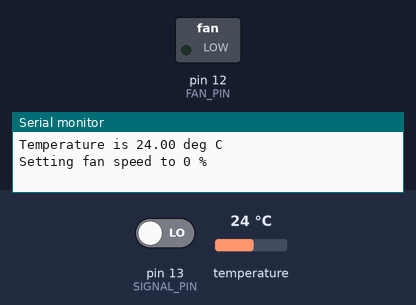
A sketch run on a simulated Arduino Uno, built with avr-gcc and run on an emulated ATmega328P. Shown: switched loads named in the sketch (green lamp = pin HIGH), the last lines printed to the serial monitor. Inputs (shaded band) come from the test bench; at power-on: temperature 24 °C, pin 13 (SIGNAL_PIN) LOW.

Above: at 1.2 s.
1.3 s: temperature set to 29.7 °C
15.3 s: temperature set to 31.1 °C
At 25.2 s:
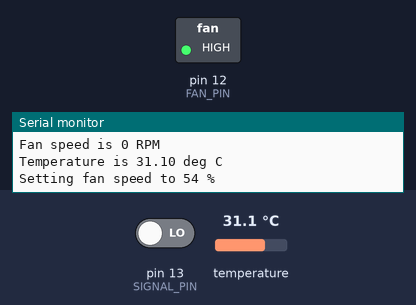
25.5 s: temperature set to 12 °C
At 36.9 s:
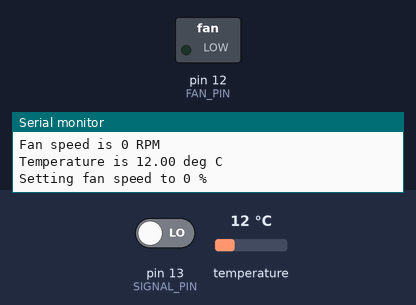
37.5 s: temperature set to 33 °C
At 48.5 s:
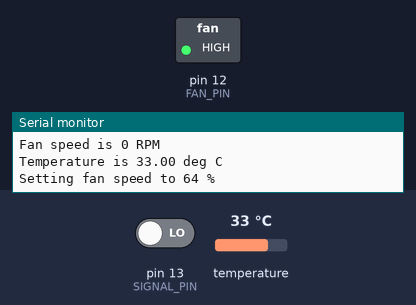
Timing chart, 0 to 50.0 s (numbered marks = the images above; inputs shaded):
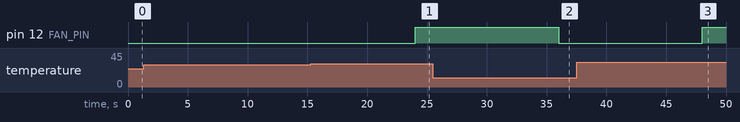

Measured:
- the behaviour switches between 30.3 and 30.4 °C on temperature (found by bisection; images 0 and 1)
- after the input at 15.3 s, pin 12 (FAN_PIN): LOW → HIGH after 8.7 s
- after the input at 25.5 s, pin 12 (FAN_PIN): HIGH → LOW after 10.5 s
- after the input at 37.5 s, pin 12 (FAN_PIN): LOW → HIGH after 10.5 s

The sketch:

fan-control-only.ino
```cpp
#include <Adafruit_BME280.h>
#include <Adafruit_Sensor.h>
#include <Wire.h>

#define FAN_PIN 12
#define SIGNAL_PIN 13

#define DELAY_TIME 10000 // time between measurements [ms]
#define MIN_FAN_SPEED_PERCENT 24 // minimum fan speed [%]
#define MIN_TEMP 25 // turn fan off below [deg C]
#define MAX_TEMP 40 // turn fan to full speed above [deg C]

Adafruit_BME280 bme; // I2C

void setup() {
  Serial.begin(9600);

  pinMode(FAN_PIN, OUTPUT);
  pinMode(SIGNAL_PIN, INPUT);

  bool status = bme.begin(0x76);

  if (!status) {
    Serial.println("Could not find a valid BME280 sensor.");
    while (1);
  }
}

int getFanSpeedRpm() {
  int highTime = pulseIn(SIGNAL_PIN, HIGH);
  int lowTime = pulseIn(SIGNAL_PIN, LOW);
  int period = highTime + lowTime;
  if (period == 0) {
    return 0;
  }
  float freq = 1000000.0 / (float)period;
  return (freq * 60.0) / 2.0; // two cycles per revolution
}

void setFanSpeedPercent(int p) {
  int value = (p / 100.0) * 255;
  analogWrite(FAN_PIN, value);
}

void loop() {
  float temp = bme.readTemperature();
  Serial.print("Temperature is ");
  Serial.print(temp);
  Serial.println(" deg C");

  int fanSpeedPercent, actualFanSpeedRpm;

  if (temp < MIN_TEMP) {
    fanSpeedPercent = 0;
  } else if (temp > MAX_TEMP) {
    fanSpeedPercent = 100;
  } else {
    fanSpeedPercent = (100 - MIN_FAN_SPEED_PERCENT) * (temp - MIN_TEMP) / (MAX_TEMP - MIN_TEMP) + MIN_FAN_SPEED_PERCENT;
  }

  Serial.print("Setting fan speed to ");
  Serial.print(fanSpeedPercent);
  Serial.println(" %");
  setFanSpeedPercent(fanSpeedPercent);

  actualFanSpeedRpm = getFanSpeedRpm();
  Serial.print("Fan speed is ");
  Serial.print(actualFanSpeedRpm);
  Serial.println(" RPM");

  Serial.println();
  delay(DELAY_TIME);
}
```
